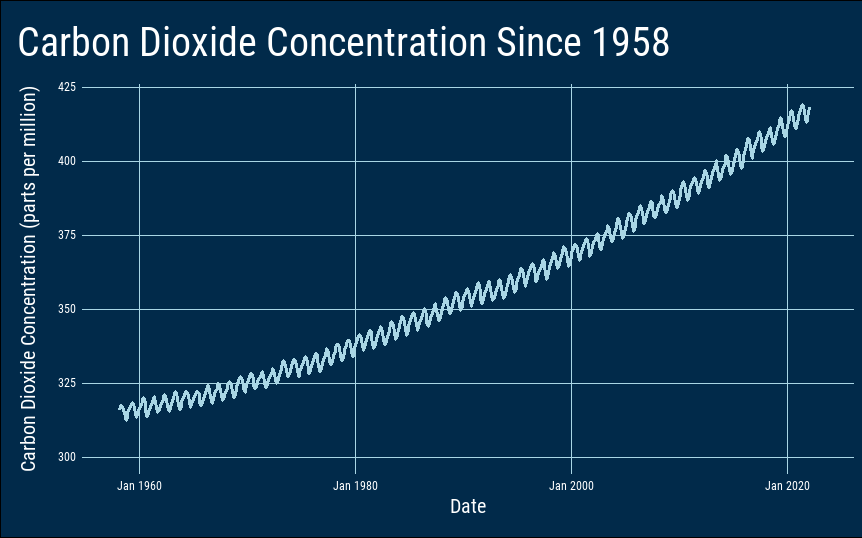

This figure's R source:
library(ggplot2)
library(ggthemes)
library(ggrepel)
library(showtext)
library(curl)

data <- read.csv("C:\\Users\\micha\\Desktop\\Visualizations for School\\Data\\monthly_in_situ_co2_mlo.csv")

data$day <- '15'

data$fulldate <- as.Date(with(data, paste(Yr, Mn, day, sep = "-")), "%Y-%m-%d")

font_add_google("Roboto Condensed")
showtext_auto()

graph <- ggplot(data, aes(x = fulldate, y = CO2.filled)) +
  geom_line(size = 1.25, color = "#A9D6E5") +
  labs(title = "Carbon Dioxide Concentration Since 1958",
       y = "Carbon Dioxide Concentration (parts per million)",
       x = "Date") +
  scale_y_continuous(limits = c(300,420)) +
  scale_x_date(date_labels = "%b %Y") +
  theme_minimal() +
  theme(
    plot.background = element_rect(fill = "#012A4A"),
    panel.grid = element_line(color = "#A9D6E5"),
    panel.grid.minor = element_blank(),
    plot.title = element_text(family = "Roboto Condensed", color = "#FFFFFF", size = 30,
                              margin = margin(t = 15, r = 0, b = 15, l = 0), hjust = -0.55),
    axis.title.y = element_text(family = "Roboto Condensed", color = "#FFFFFF", size = 15, 
                              margin = margin(t = 0, r = 15, b = 0, l = 10)),
    axis.title.x = element_text(family = "Roboto Condensed", color = "#FFFFFF", size = 15, 
                                margin = margin(t = 5, r = 0, b = 10, l = 0)),
    axis.text = element_text(family = "Roboto Condensed", color = "#FFFFFF")
  )

graph

### Colors palette used (in order of darkest to lightest):
### 012A4A
### 013A63
### 01497C
### 014F86
### 2A6F97
### 2C7DA0
### 468FAF
### 61A5C2
### 89C2D9
### A9D6E5
### FFFFFF
